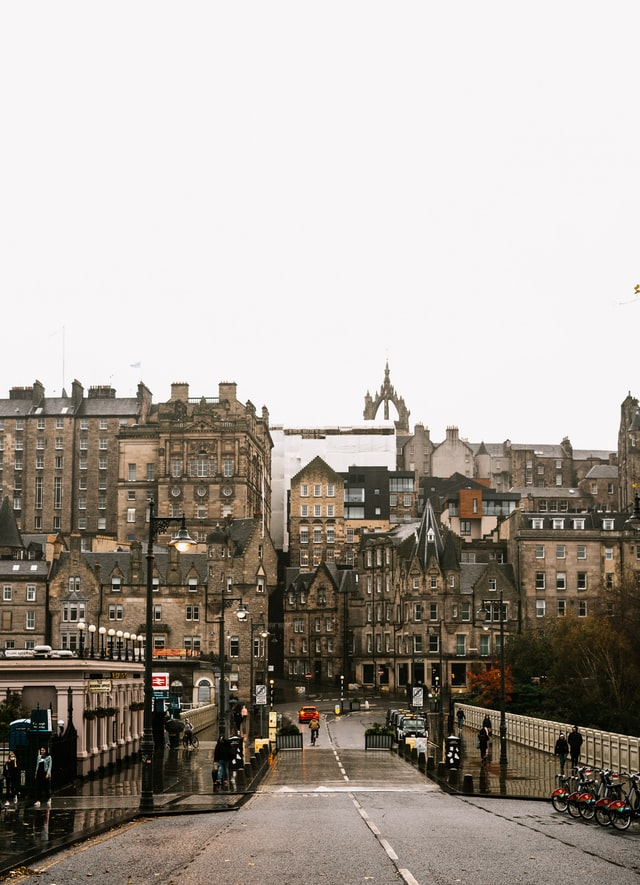
#> input picture Basic/input/building.png, 640 x 885 px
$ jupyter execute basic_image.ipynb
#> lines starting #> are read from the running program, lines starting #| are printed output that depends on the picture
# Basic
Basic usage of OpenCV, Matplotlib and Numpy

[cell 1]
import cv2 # OpenCV
import matplotlib.pyplot as plt
import numpy as np

### Read an image from your computer

Image is called *building.png* and it is located in a directory called *input*

[cell 2]
img = cv2.imread("input/building.png") # Img is loaded as a numpy matrix
#> img is the input picture: shape (885, 640, 3); mean B, G, R 155.8, 163.6, 171.1

# We can describe the matrix
print("Shape")
print(img.shape)
#| (885, 640, 3)

print("Rows")
print(img.shape[0])
#| 885

print("Columns")
print(img.shape[1])
#| 640


print("Dimensions")
print(img.shape[2])
#| 3

### Display the image using matplotlib

[cell 3]
plt.imshow(img);

[cell 4]
# We can also select one of the bands and display it
# Each band contain a dimension

band_0 = img[:,:, 0] # you can change between band 0,1 and 2
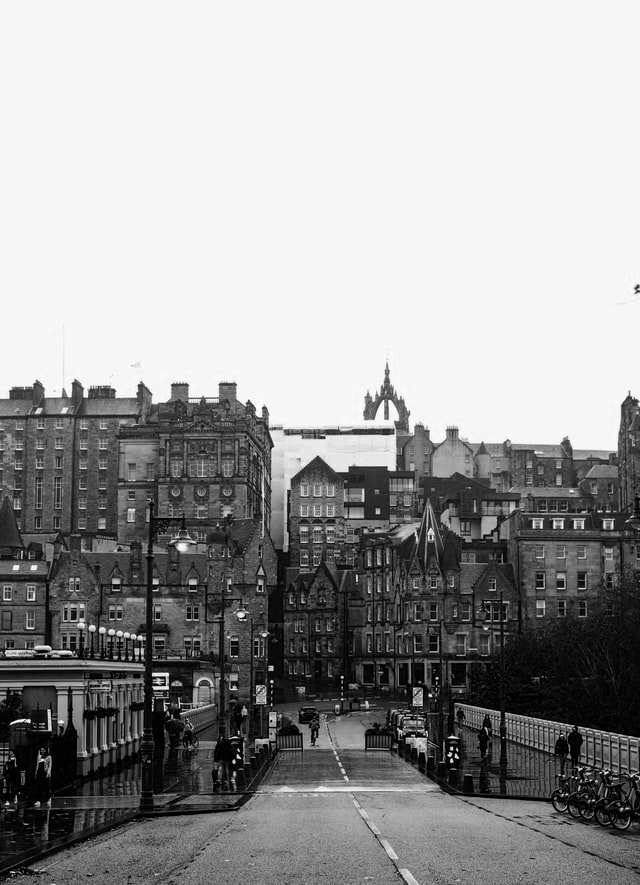
#> band_0: shape (885, 640); min 0, max 255, mean 155.8

plt.imshow(band_0, cmap="gray");

### Apply operations on the image
We can change the space color, see this [link](https://opencv-python-tutroals.readthedocs.io/en/latest/py_tutorials/py_imgproc/py_colorspaces/py_colorspaces.html) for more information

[cell 5]
hsv = cv2.cvtColor(img, cv2.COLOR_BGR2HSV)
#> hsv: shape (885, 640, 3); mean H, S, V 86.2, 48, 171.2

hue = hsv[:,:,0] #hue channel selection of the hsv colorspace
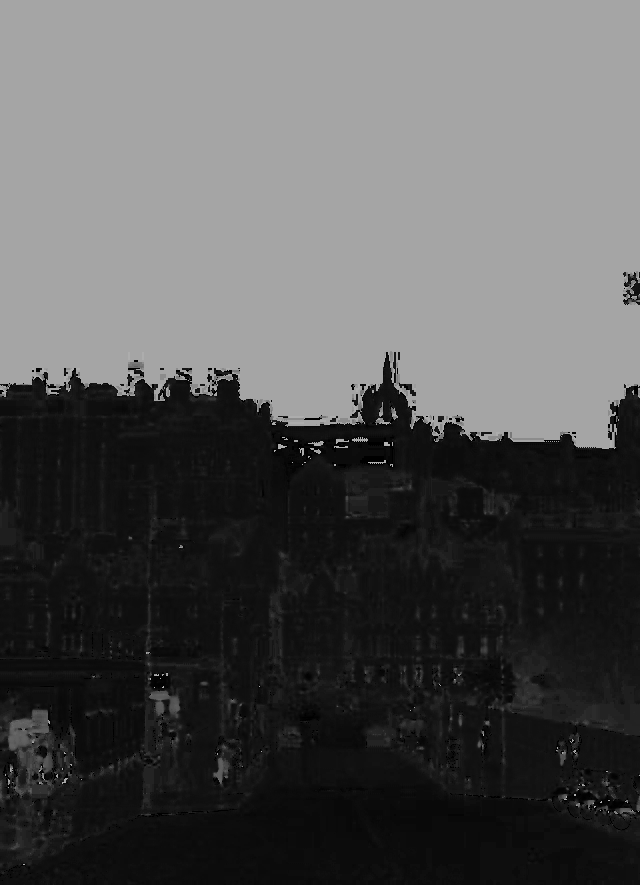
#> hue: shape (885, 640); min 0, max 179, mean 86.2
plt.imshow(hsv[:,:,0], cmap="gray");

**Matplotlib interpets the RGB images as BGR**

In order to see the original image properly we need to apply a color transform

[cell 6]
img = cv2.cvtColor(img, cv2.COLOR_RGB2BGR)
plt.imshow(img);

## Select regions using numpy

We can clip the image by selecting the regions of interest(known as roi). For example if we want to remove the sky region we can select rows from 350 to 885 and all the image columns.

When we select an image region we don't copy it

[cell 7]
roi = img[350:885,:,:] #We selected rows from 350 to 885, all columns and all dimensions
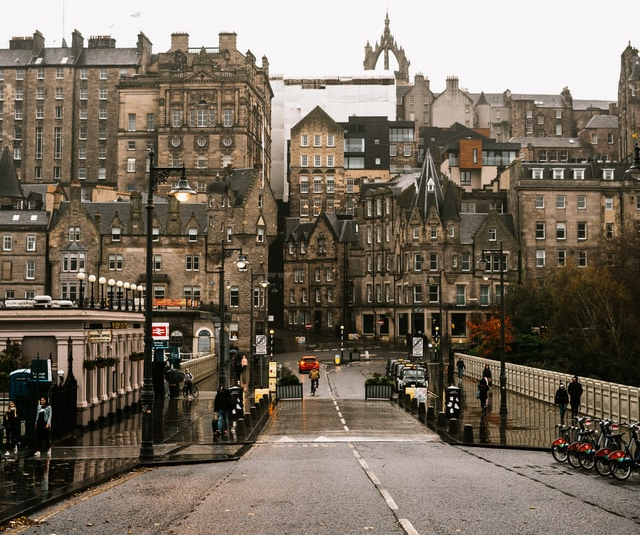
#> roi: shape (535, 640, 3); mean R, G, B 120.8, 109.8, 96.2
plt.imshow(roi);

**For example we can "paint" the sky area with another color.**

[cell 8]
sky_roi = img[0:350,:,:]
sky_roi[:] = (255,91,165) # same code sky_roi[:,:,:]
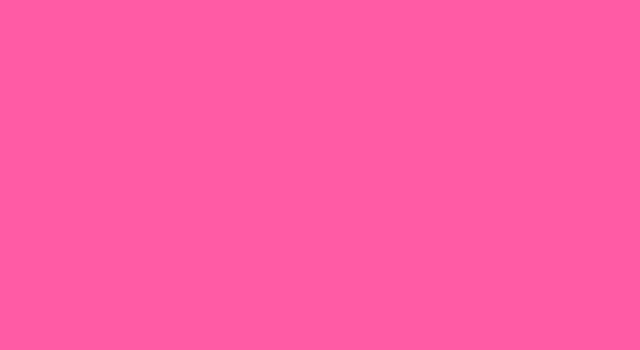
#> sky_roi: shape (350, 640, 3); mean R, G, B 255, 91, 165
plt.imshow(img);
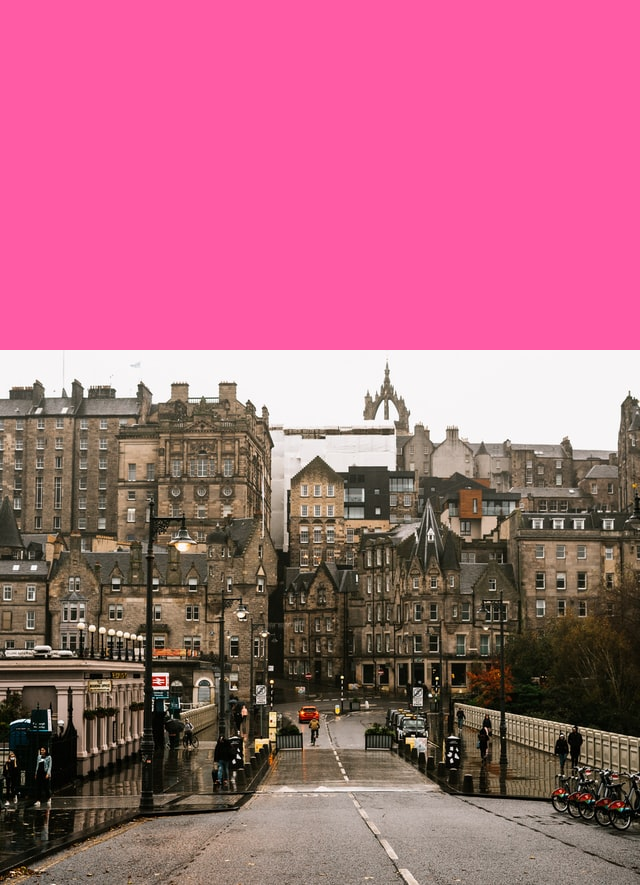
#> shown: shape (885, 640, 3); mean R, G, B 173.9, 102.3, 123.4

### Save an image to your computer

You can save the results by using the *imwrite* function of Opencv.

If you construct more complex plots using Matplotlib you can use the *savefig* function.

[cell 9]
img = cv2.cvtColor(img, cv2.COLOR_BGR2RGB)

cv2.imwrite("result.png",img);

[cell 10]
img = cv2.cvtColor(img, cv2.COLOR_BGR2RGB)

cv2.imwrite("result.png",img);

### Read an image from your computer

Image is called *building.png* and it is located in a directory called *input*

[cell 11]
img = cv2.imread("input/building.png") # Img is loaded as a numpy matrix

# We can describe the matrix
print("Shape")
print(img.shape)
#| (885, 640, 3)

print("Rows")
print(img.shape[0])
#| 885

print("Columns")
print(img.shape[1])
#| 640


print("Dimensions")
print(img.shape[2])
#| 3
